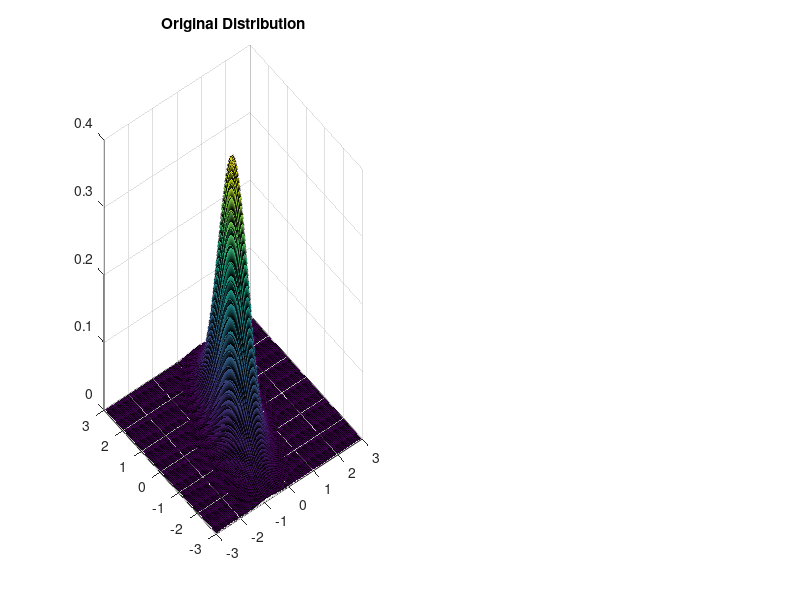

Source code (MATLAB): (Note: this script raises an error after producing the figure.)
m = 50;
mu = [0 0];
Sigma = [0.25 0.3; 0.3 1];
x1 = -3:0.05:3;
x2 = -3:0.05:3;
[X1,X2] = meshgrid(x1,x2);
X = [X1(:) X2(:)];
y = mvnpdf(X,mu,Sigma);
y = reshape(y,length(x2),length(x1));
subplot(1,2,1)
surf(x1,x2,y)
title('Original Distribution')

%% Parzen 
mu = [0 0];
Sigma = [0.25 0.3; 0.3 1];
n = 50; 
X_sampled = mvnrnd(mu, Sigma, n);
h = 1.75;
V = h/n^2;
pn = zeros(size(X,1),1);
Estimated_density = zeros(size(X,1),1);
for i = 1:size(X,1)
    x = X(i,:);
    sum = 0;
    for j = 1:n
        sum = sum + 1/V * parzen_win((x-X_sampled(j,:))/h);
    end
    pn = 1/n * sum;
    Estimated_density(i) = pn;
end
subplot(1,2,2)
Estimated_density = reshape(Estimated_density,length(x2),length(x1));
surf(x1,x2,Estimated_density)
title('Estimated Density')

    


    
    
    
    
    

    
    